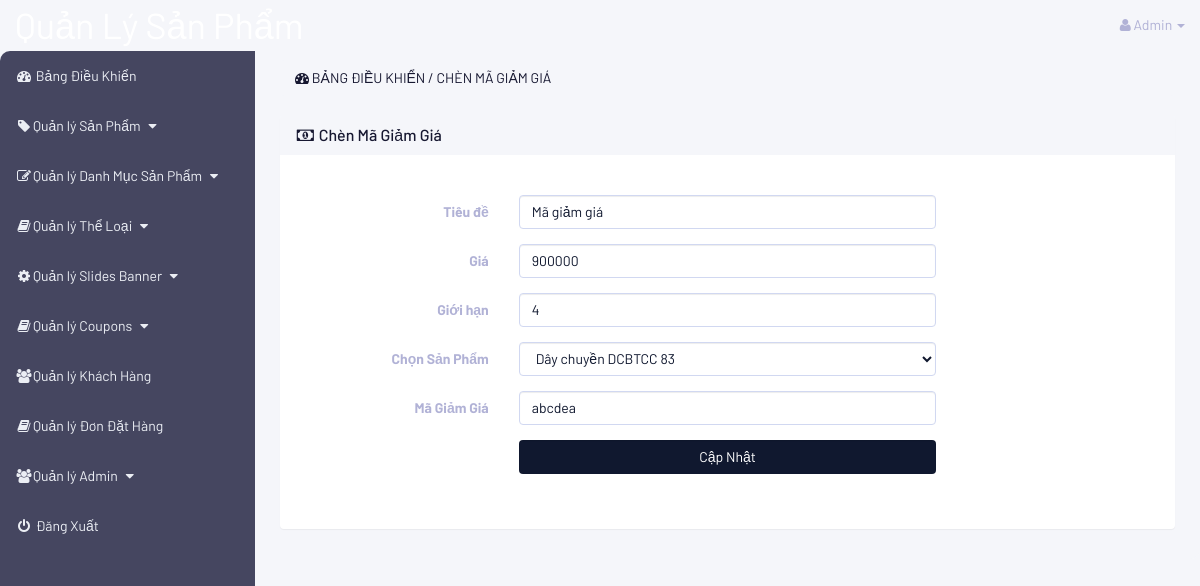
Page /admin/index.php?edit_coupon=9 (signed in) on the committed database.
### tables this page shows
CREATE TABLE `coupons` (
  `coupon_id` int(100) NOT NULL,
  `product_id` int(100) NOT NULL,
  `coupon_title` varchar(255) NOT NULL,
  `coupon_price` varchar(255) NOT NULL,
  `coupon_code` varchar(255) NOT NULL,
  `coupon_limit` int(100) NOT NULL,
  `coupon_used` int(100) NOT NULL
);

CREATE TABLE `products` (
  `product_id` int(10) NOT NULL,
  `product_category_id` int(10) NOT NULL,
  `category_id` int(10) NOT NULL,
  `date` timestamp NOT NULL DEFAULT current_timestamp() ON UPDATE current_timestamp(),
  `product_title` varchar(255) NOT NULL,
  `product_price` varchar(255) NOT NULL,
  `product_image_1` text NOT NULL,
  `product_image_2` text NOT NULL,
  `product_image_3` text NOT NULL,
  `product_keywords` varchar(255) NOT NULL,
  `product_description` varchar(255) NOT NULL,
  `product_label` text NOT NULL,
  `product_sale` text NOT NULL,
  `product_total` int(11) NOT NULL
);

### admin/edit_coupon.php (the view, shortened to what this page needs)
<?php
    if (!isset($_SESSION['admin_email'])) {
        echo "<script>window.open('login.php','_self')</script>";
    } else {
?>
<?php
    if (isset($_GET['edit_coupon'])) {
        $edit_coupon_id = $_GET['edit_coupon'];
        $get_coupons = "select * from coupons where coupon_id='$edit_coupon_id'";
        $run_coupons = mysqli_query($conn, $get_coupons);
        $row_coupons = mysqli_fetch_array($run_coupons);
            $coupon_product_id = $row_coupons['product_id'];
            $coupon_title = $row_coupons['coupon_title'];
            $coupon_price = $row_coupons['coupon_price'];
            $coupon_code = $row_coupons['coupon_code'];
            $coupon_limit = $row_coupons['coupon_limit'];
            $get_product = "select * from products where product_id='$coupon_product_id'";
            $run_product = mysqli_query($conn, $get_product);
            $row_product = mysqli_fetch_array($run_product);
                $product_id = $row_product['product_id'];
                $product_title = $row_product['product_title'];
    }
?>
<!DOCTYPE html>
<html lang="en">
<head>
</head>
<body>
<div class="row">
    <div class="col-lg-12">
        <ol class="breadcrumb">
            <li class="active">
                <i class="fa fa-dashboard"></i> Bảng điều khiển / Chèn mã giảm giá
            </li>
        </ol>
    </div>
</div>
<div class="row">
    <div class="col-lg-12">
        <div class="panel panel-default">
           <div class="panel-heading">
               <h3 class="panel-title">
                   <i class="fa fa-money fa-fw"></i> Chèn Mã Giảm Giá
               </h3>
           </div>
           <div class="panel-body">
               <form method="post" class="form-horizontal" enctype="multipart/form-data">
                   <div class="form-group">
                      <label class="col-md-3 control-label"> Tiêu đề </label>
                      <div class="col-md-6">
                          <input name="coupon_title" type="text" class="form-control" value="<?php echo $coupon_title; ?>" required>
                      </div>
                   </div>
                   <div class="form-group">
                      <label class="col-md-3 control-label"> Giá </label>
                      <div class="col-md-6">
                          <input name="coupon_price" type="text" class="form-control" value="<?php echo $coupon_price; ?>" required>
                      </div>
                   </div>
                   <div class="form-group">
                      <label class="col-md-3 control-label"> Giới hạn </label>
                      <div class="col-md-6">
                          <input name="coupon_limit" type="number" class="form-control" value="<?php echo $coupon_limit; ?>">
                      </div>
                   </div>
                   <div class="form-group">
                      <label class="col-md-3 control-label"> Chọn Sản Phẩm </label>
                      <div class="col-md-6">
                        <select name="product_id" class="form-control" required>
                            <option value="<?php echo $product_id; ?>"><?php echo $product_title; ?></option>
                        </select>
                      </div>
                   </div>
                   <div class="form-group">
                      <label class="col-md-3 control-label">Mã Giảm Giá</label>
                      <div class="col-md-6">
                          <input name="coupon_code" type="text" class="form-control" value="<?php echo $coupon_code; ?>"required>
                      </div>
                   </div>
                   <div class="form-group">
                      <label class="col-md-3 control-label"></label>
                      <div class="col-md-6">
                          <input name="update" value="Cập Nhật" type="submit" class="btn btn-primary form-control">
                      </div>
                   </div>
               </form>
           </div>
        </div>
    </div>
</div>
</body>
</html>
<?php } ?>

### admin/includes/sidebar.php (shortened to what this page needs)
<?php
    if (!isset($_SESSION['admin_email'])) {
        echo "<script>window.open('login.php','_self')</script>";
    } else {
?>
<nav class="navbar navbar-inverse navbar-fixed-top">
    <div class="navbar-header">
        <a href="index.php?dashboard" class="navbar-brand" style="font-size: 36px">Quản Lý Sản Phẩm</a>
    </div>
    <ul class="nav navbar-right top-nav">
        <li class="dropdown">
            <a href="#" class="dropdown-toggle" data-toggle="dropdown">
                <i class="fa fa-user"></i> <?php echo $admin_name; ?> <b class="caret"></b>
            </a>
        </li>
    </ul>
    <div class="collapse navbar-collapse navbar-ex1-collapse">
        <ul class="nav navbar-nav side-nav">
            <li>
                <a href="index.php?dashboard">
                    <i class="fa fa-fw fa-dashboard"></i> Bảng Điều Khiển
                </a>
            </li>
            <li>
                <a href="#" data-toggle="collapse" data-target="#products">
                    <i class="fa fa-fw fa-tag"></i>Quản lý Sản Phẩm
                    <i class="fa fa-fw fa-caret-down"></i>
                </a>
            </li>
            <li>
                <a href="#" data-toggle="collapse" data-target="#p_cat">
                    <i class="fa fa-fw fa-edit"></i>Quản lý Danh Mục Sản Phẩm
                    <i class="fa fa-fw fa-caret-down"></i>
                </a>
            </li>
            <li>
                <a href="#" data-toggle="collapse" data-target="#cat">
                    <i class="fa fa-fw fa-book"></i>Quản lý Thể Loại
                    <i class="fa fa-fw fa-caret-down"></i>
                </a>
            </li>
            <li>
                <a href="#" data-toggle="collapse" data-target="#slides">
                    <i class="fa fa-fw fa-gear"></i>Quản lý Slides Banner
                    <i class="fa fa-fw fa-caret-down"></i>
                </a>
            </li>
            <li>
                <a href="#" data-toggle="collapse" data-target="#coupons">
                    <i class="fa fa-fw fa-book"></i>Quản lý Coupons
                    <i class="fa fa-fw fa-caret-down"></i>
                </a>
            </li>
            <li>
                <a href="index.php?view_customers">
                    <i class="fa fa-fw fa-users"></i>Quản lý Khách Hàng
                </a>
            </li>
            <li>
                <a href="index.php?view_orders">
                    <i class="fa fa-fw fa-book"></i>Quản lý Đơn Đặt Hàng
                </a>
            </li>
            <li>
                <a href="#" data-toggle="collapse" data-target="#users">
                    <i class="fa fa-fw fa-users"></i>Quản lý Admin
                    <i class="fa fa-fw fa-caret-down"></i>
                </a>
            </li>
            <li>
                <a href="logout.php">
                    <i class="fa fa-fw fa-power-off"></i> Đăng Xuất
                </a>
            </li>
        </ul>
    </div>
</nav>
<?php } ?>

### admin/css/style.css (style rules this page uses)
body { margin-top: 100px; background: #f5f6fa; color: #b1b2d6; font-family: "Barlow", sans-serif; }
.top-nav { padding: 0 15px; background-color: #f5f6fa; }
.navbar { background-color: #f5f6fa; border-color: #f5f6fa; }
.navbar-inverse .navbar-nav > li > a { color: #ebeef4; }
.navbar-inverse .navbar-collapse, .navbar-inverse .navbar-form { border: none; }
.panel { background: white; border: none; }
.panel-body { padding-top: 40px; padding-bottom: 40px; border-radius: 10px; }
.row .breadcrumb { background: #f5f6fa; color: #b1b2d6; }
.breadcrumb > .active { color: #171831; }
.panel-default > .panel-heading { color: #171831; background: #f5f6fa; border-color: #f5f6fa; }
@media (min-width: 768px) { body { margin-top: 50px; } }
.form-control { display: block; width: 100%; height: 34px; padding: 6px 12px; font-size: 14px; line-height: 1.42857143; color: #10182f; background-color: white; background-image: none; border: solid 1px #d1d8f1; border-radius: 4px; }
.btn-primary { background: #10182f; border: none; color: white; }
.top-nav > li { display: inline-block; }
.top-nav > li > a { color: #b1b2d6; line-height: 20px; padding-top: 15px; padding-bottom: 15px; }
@media (min-width: 768px) { .side-nav { position: fixed; top: 51px; bottom: 0; width: 255px; overflow-y: auto; overflow-x: hidden; background-color: #454660; padding-bottom: 40px; border-top-left-radius: 10px; } }
@media (min-width: 768px) { .side-nav > li > a { width: 255px; } }
.panel-body { border-radius: 5px; }
.active { text-transform: uppercase; }

### rows in the picture
coupons: coupon_title "Mã giảm giá", coupon_price "900000", coupon_limit "4", coupon_code "abcdea"
products: product_id "Dây chuyền DCBTCC 83"

### other values in the picture
$admin_name "Admin"
